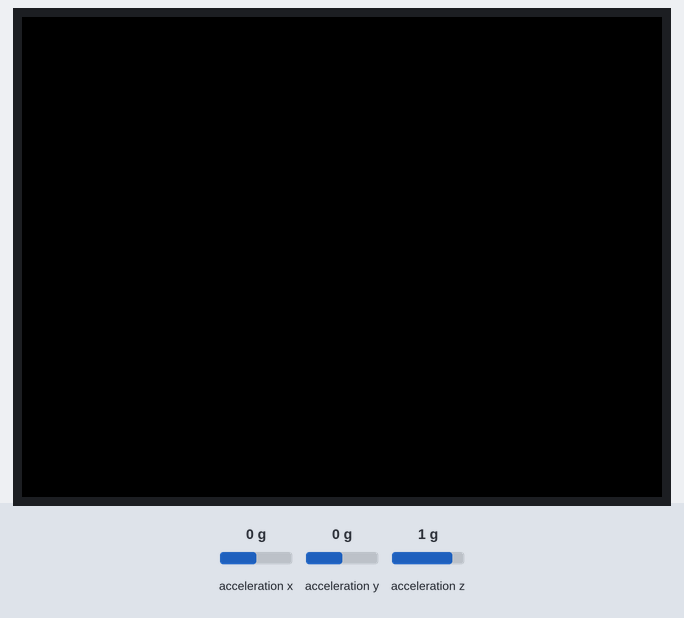
This program was run on a simulated ESP32. Shown: 320×240 colour display. Inputs (shaded band) come from the test bench; at power-on: acceleration x 0 g, acceleration y 0 g, acceleration z 1 g.

Above: at 1.4 s.
1.5 s: acceleration x set to -1.4 g
At 2.7 s:
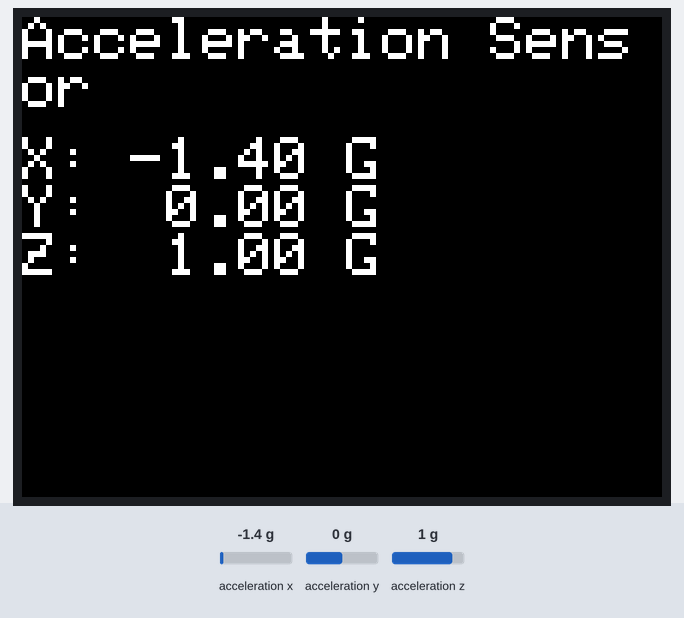
3.0 s: acceleration y set to -1.4 g
At 3.4 s:
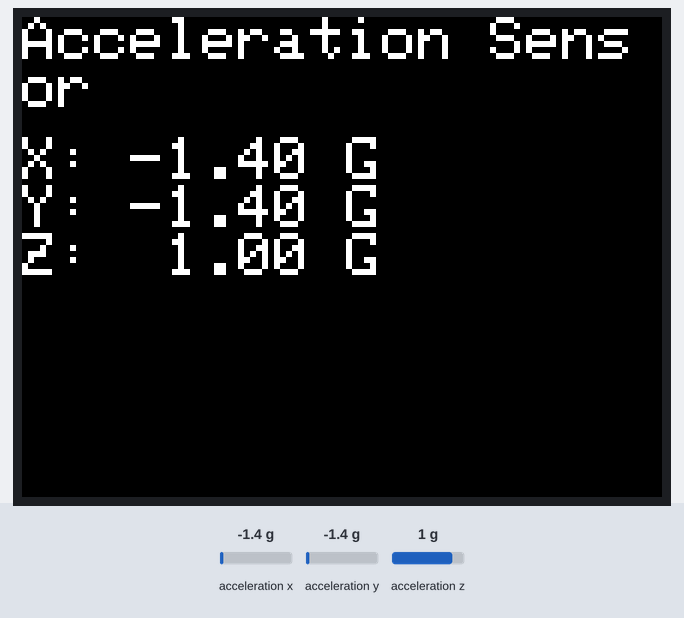
4.5 s: acceleration z set to -1.4 g
At 5.3 s:
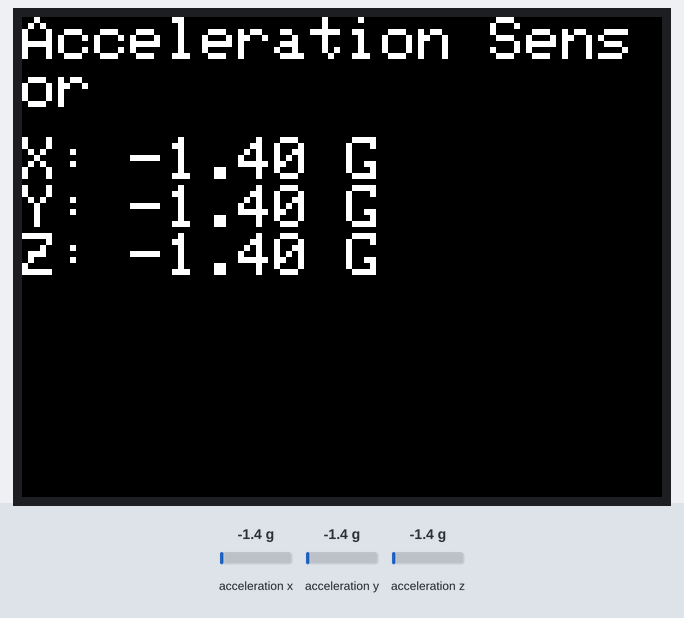
6.0 s: acceleration x set to -0.8 g
At 7.1 s:
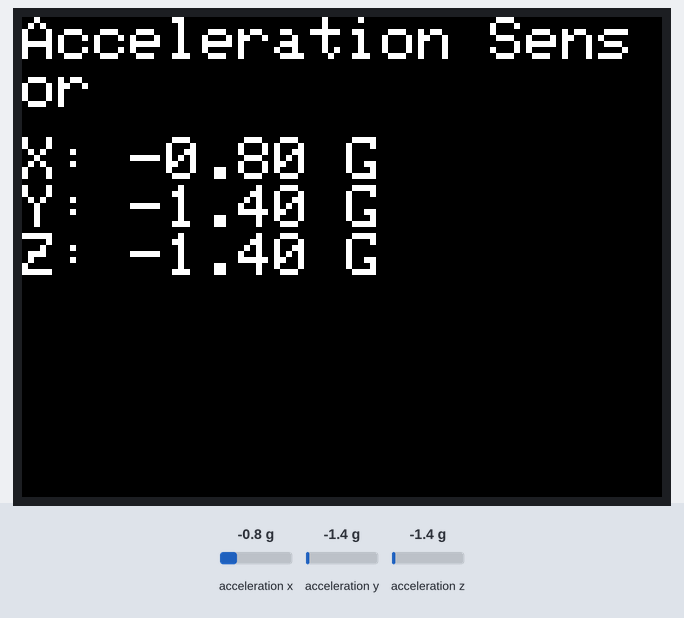
Timing chart, 0 to 8.5 s (numbered marks = the images above; inputs shaded):
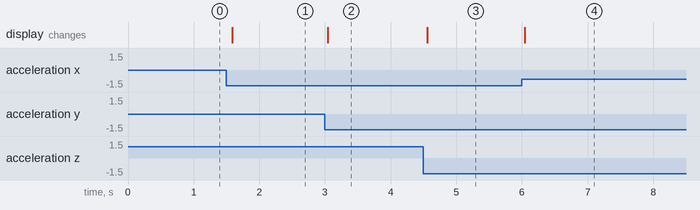

The program:

main.cpp
```cpp
#define M5STACK_MPU6886  // #include <M5Stack.h> の前にこの行を追加

#include <M5Stack.h>

void setup() {
  M5.begin();
  M5.Power.begin();  // 加速度センサかジャイロセンサを使うときはこの行を追加
  M5.IMU.Init();  // 加速度センサかジャイロセンサを使うときはこの行を追加

  M5.Lcd.fillScreen(BLACK);
  M5.Lcd.setTextSize(3);
}

void loop() {
  float acc_x, acc_y, acc_z;
  M5.IMU.getAccelData(&acc_x, &acc_y, &acc_z);

  float margin = 0.1;
  if (abs(acc_x) < margin && abs(acc_y) < margin && abs(acc_z - 1.0) < margin) {
    // if (abs(acc_z - 1.0) < margin) {
    M5.Lcd.clear(BLACK);
  } else {
    M5.Lcd.setCursor(0, 0);
    M5.Lcd.printf("Acceleration Sensor");
    M5.Lcd.setCursor(0, 60);
    // printf関数によって、通常のC言語フォーマットに沿った書式指定ができる。
    // %5.2f　は、右詰め, 5マス分の幅, 小数点以下を2桁に揃える。
    M5.Lcd.printf("X: %5.2f G\nY: %5.2f G\nZ: %5.2f G", acc_x, acc_y, acc_z);
  }

  delay(1);
}
```

Measured:
- after the input at 1.5 s, the display: changes after 0.09 s (image 1)
- after the input at 3.0 s, the display: changes at once (image 2)
- after the input at 4.5 s, the display: changes after 0.06 s (image 3)
- after the input at 6.0 s, the display: changes at once (image 4)
